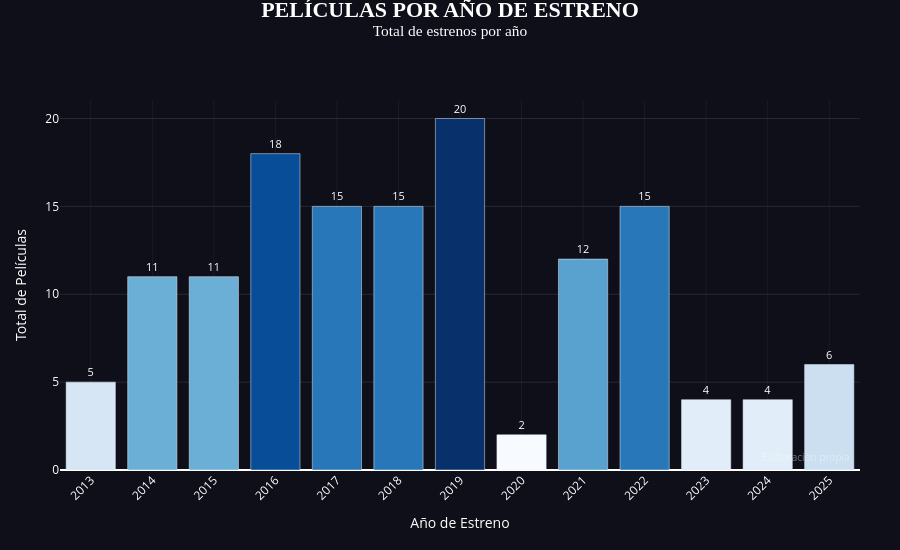

The code cell stored with this chart in its notebook:
### Code cell
# ── Preparar datos ────────────────────────────────────────────────────────────
df_año = (
    a24.groupby("AÑO ESTRENO")
    .size()
    .reset_index(name="total_peliculas")
    .sort_values("AÑO ESTRENO")
)

df_año["AÑO ESTRENO"] = df_año["AÑO ESTRENO"].astype(int)

# ── Figura ────────────────────────────────────────────────────────────────────
fig = go.Figure()

fig.add_trace(
    go.Bar(
        x=df_año["AÑO ESTRENO"],
        y=df_año["total_peliculas"],
        marker=dict(
            color=df_año["total_peliculas"],
            colorscale="Blues",
            showscale=False,
        ),
        text=df_año["total_peliculas"],
        textposition="outside",
        textfont=dict(color="white", size=11),
        hovertemplate="<b>Año: %{x}</b><br>Películas: %{y}<extra></extra>",
    )
)

# ── Layout ────────────────────────────────────────────────────────────────────
fig.update_layout(
    title=dict(
        text="<b>PELÍCULAS POR AÑO DE ESTRENO</b><br><sup>Total de estrenos por año</sup>",
        font=dict(size=22, color="white", family="Arial Black"),
        x=0.5,
        xanchor="center",
        y=0.97,
    ),

    paper_bgcolor="#0f0f1a",
    plot_bgcolor="#0f0f1a",

    xaxis=dict(
        title="Año de Estreno",
        color="white",
        gridcolor="rgba(255,255,255,0.05)",
        tickmode="linear",       # muestra todos los años
        tickangle=-45,
        dtick=1,
    ),
    yaxis=dict(
        title="Total de Películas",
        color="white",
        gridcolor="rgba(255,255,255,0.1)",
    ),

    font=dict(color="white"),
    margin={"r": 40, "t": 100, "l": 60, "b": 80},
    height=550,

    annotations=[
        dict(
            text="Elaboración propia",
            x=0.99, y=0.01,
            xref="paper", yref="paper",
            showarrow=False,
            font=dict(size=10, color="rgba(255,255,255,0.4)"),
            xanchor="right",
        )
    ],
)

fig.show()

### Figure 1 — Plotly figure (JSON) as saved in the notebook; plotly's stock layout.template omitted (floating-point values rounded to 4 significant figures)
{"data": [{"hovertemplate": "<b>Año: %{x}</b><br>Películas: %{y}<extra></extra>", "marker": {"color": [5, 11, 11, 18, 15, 15, 20, 2, 12, 15, 4, 4, 6], "colorscale": [[0, "rgb(247,251,255)"], [0.125, "rgb(222,235,247)"], [0.25, "rgb(198,219,239)"], [0.375, "rgb(158,202,225)"], [0.5, "rgb(107,174,214)"], [0.625, "rgb(66,146,198)"], [0.75, "rgb(33,113,181)"], [0.875, "rgb(8,81,156)"], [1, "rgb(8,48,107)"]], "showscale": false}, "text": [5, 11, 11, 18, 15, 15, 20, 2, 12, 15, 4, 4, 6], "textfont": {"color": "white", "size": 11}, "textposition": "outside", "type": "bar", "x": [2013, 2014, 2015, 2016, 2017, 2018, 2019, 2020, 2021, 2022, 2023, 2024, 2025], "y": [5, 11, 11, 18, 15, 15, 20, 2, 12, 15, 4, 4, 6]}], "layout": {"annotations": [{"font": {"color": "rgba(255,255,255,0.4)", "size": 10}, "showarrow": false, "text": "Elaboración propia", "x": 0.99, "xanchor": "right", "xref": "paper", "y": 0.01, "yref": "paper"}], "font": {"color": "white"}, "height": 550, "margin": {"b": 80, "l": 60, "r": 40, "t": 100}, "paper_bgcolor": "#0f0f1a", "plot_bgcolor": "#0f0f1a", "title": {"font": {"color": "white", "family": "Arial Black", "size": 22}, "text": "<b>PELÍCULAS POR AÑO DE ESTRENO</b><br><sup>Total de estrenos por año</sup>", "x": 0.5, "xanchor": "center", "y": 0.97}, "xaxis": {"color": "white", "dtick": 1, "gridcolor": "rgba(255,255,255,0.05)", "tickangle": -45, "tickmode": "linear", "title": {"text": "Año de Estreno"}}, "yaxis": {"color": "white", "gridcolor": "rgba(255,255,255,0.1)", "title": {"text": "Total de Películas"}}}}
